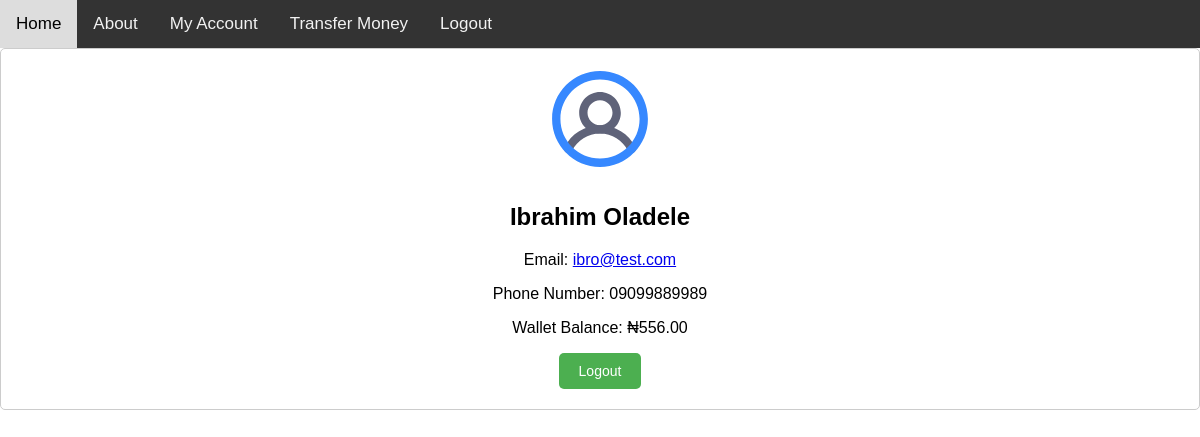
The app's page /account.php (signed in) with its own data.
### tables this page shows
CREATE TABLE `users` (
  `id` int NOT NULL,
  `firstname` varchar(50) DEFAULT NULL,
  `lastname` varchar(50) DEFAULT NULL,
  `password` varchar(220) DEFAULT NULL,
  `email` varchar(200) DEFAULT NULL,
  `phone` varchar(15) DEFAULT NULL,
  `account_number` varchar(10) DEFAULT NULL,
  `balance` decimal(10,2) NOT NULL,
  `bvn` varchar(11) DEFAULT NULL,
  `reg_date` timestamp NULL DEFAULT CURRENT_TIMESTAMP,
  `profile_pic` varchar(200) DEFAULT NULL
);

### account.php (the view, shortened to what this page needs)
<?php
require_once "db.php";
try {
    $user_id = $_SESSION['id'];
    $query = "SELECT * FROM users WHERE id=? LIMIT 1";
    $stmt = $conn->prepare($query);
    $stmt->execute(array($user_id));
    $user = $stmt->fetch(PDO::FETCH_ASSOC);
} catch (Exception $e) {
    echo "Unable to connect to database " . $e;
    exit();
}
?>
<!DOCTYPE html>
<html>
<head>
    <link rel="stylesheet" href="style.css">
</head>
<body>
    <?php require_once "top-nav.php" ?>
    <div class="profile-container">
        <img src="avatar.svg" alt="User Avatar" class="avatar">
        <h2><?= $user['firstname'] . " " . $user['lastname'] ?></h2>
        <p>Email: <a href="mailto:example@example.com"><?= $user['email'] ?></a></p>
        <p>Phone Number: <?= $user['phone'] ?></p>
        <p>Wallet Balance: &#8358;<?= $user['balance'] ?></p>
        <button class="logout-btn">Logout</button>
    </div>
</body>
</html>

### style.css (style rules this page uses)
body { font-family: Arial, sans-serif; margin: 0; }
.profile-container { text-align: center; padding: 20px; background-color: white; border: 1px solid #ccc; border-radius: 5px; }
.avatar { width: 100px; height: 100px; border-radius: 50%; object-fit: cover; margin-bottom: 10px; }
.logout-btn { background-color: #4CAF50; color: white; border: none; padding: 10px 20px; text-align: center; text-decoration: none; display: inline-block; font-size: 14px; border-radius: 5px; cursor: pointer; }

### records on screen
users: firstname "Ibrahim", lastname "Oladele", email "ibro@test.com", phone "09099889989", balance "556.00"
